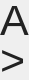
<?xml version="1.0" encoding="UTF-8"?>
<ui version="4.0">
 <class>Digit</class>
 <widget class="QWidget" name="Digit">
  <property name="geometry">
   <rect>
    <x>0</x>
    <y>0</y>
    <width>29</width>
    <height>80</height>
   </rect>
  </property>
  <property name="minimumSize">
   <size>
    <width>0</width>
    <height>80</height>
   </size>
  </property>
  <property name="maximumSize">
   <size>
    <width>16777215</width>
    <height>102</height>
   </size>
  </property>
  <property name="font">
   <font>
    <family>Ubuntu</family>
   </font>
  </property>
  <property name="windowTitle">
   <string>Form</string>
  </property>
  <layout class="QVBoxLayout" name="verticalLayout">
   <property name="spacing">
    <number>0</number>
   </property>
   <property name="leftMargin">
    <number>0</number>
   </property>
   <property name="topMargin">
    <number>0</number>
   </property>
   <property name="rightMargin">
    <number>0</number>
   </property>
   <property name="bottomMargin">
    <number>0</number>
   </property>
   <item>
    <widget class="QLabel" name="label">
     <property name="styleSheet">
      <string notr="true">QLabel {
	background-color: none;
	color: #222222;
	font-size: 32pt;
    font-family: &quot;Monospace&quot;;
}</string>
     </property>
     <property name="text">
      <string>A</string>
     </property>
     <property name="alignment">
      <set>Qt::AlignCenter</set>
     </property>
    </widget>
   </item>
   <item>
    <widget class="QLabel" name="label_2">
     <property name="styleSheet">
      <string notr="true">QLabel {
	background-color: none;
	color: #222222;
	font-size: 32pt;
    font-family: &quot;Monospace&quot;;
}</string>
     </property>
     <property name="text">
      <string>&gt;</string>
     </property>
    </widget>
   </item>
  </layout>
 </widget>
 <resources/>
 <connections/>
</ui>
